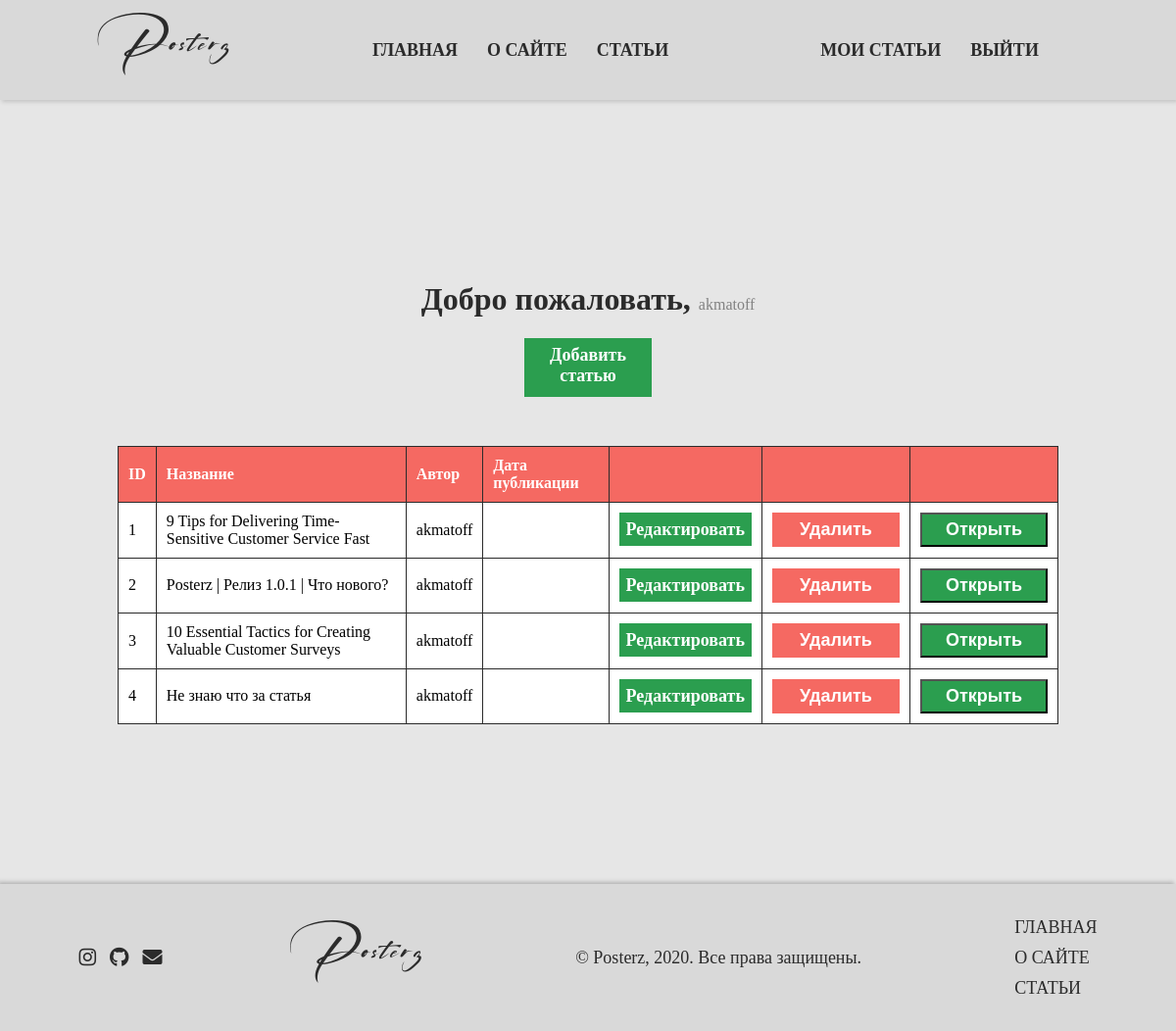
The app's page /dashboard (signed in), older data.
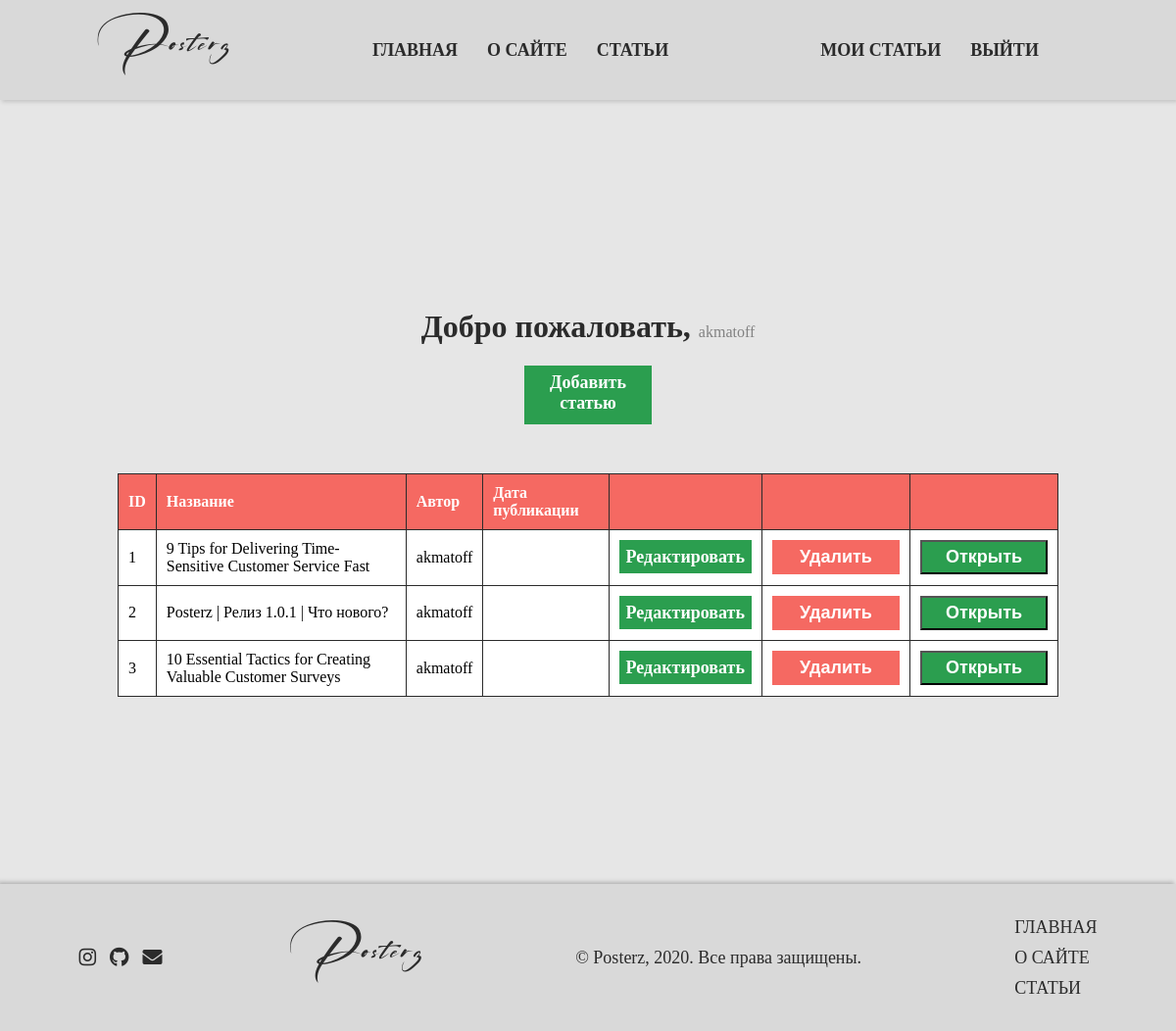
The same page, newer data.
### tables this page shows
CREATE TABLE articles (id INTEGER PRIMARY KEY AUTOINCREMENT, cover VARCHAR (200), title VARCHAR (60), body TEXT, author VARCHAR (60));

### app.py (the view)
@app.route('/dashboard', methods=['GET', 'POST'])
@is_logged_in
def dashboard():
  con = sqlite3.connect('posterz.db')
  con.row_factory = sqlite3.Row
  cur = con.cursor()
  result = cur.execute("SELECT * FROM articles")
  articles = cur.fetchall()
  if len(articles) > 0:
    return render_template('dashboard.html', articles=articles)
  else:
    msg = 'У вас еще нет статьей.'
    return render_template('dashboard.html', msg=msg)

### app.py (called while the page is built)
def is_logged_in(f):
  @wraps(f)
  def wrap(*args, **kwargs):
    if 'logged_in' in session:
      return f(*args, **kwargs)
    else:
      flash('Вы не авторизованы, пожалуйста авторизуйтесь!')
      return redirect(url_for('login'))
  return wrap

### templates/dashboard.html (shortened to what this page needs)
{% extends 'layout.html' %}
{% block content %}
    <div id="container">
        <h1 id="header-text">Добро пожаловать, <small>{{session.username}}</small></h1>
        <a id="add-button" href="/add_article">Добавить статью</a>
        <table id="table">
            <tr>
                <th>ID</th>
                <th>Название</th>
                <th>Автор</th>
                <th>Дата публикации</th>
                <th></th>
                <th></th>
                <th></th>
            </tr>
            {% for article in articles %}
                {% if session['username'] == article.author %}
                    <tr>
                        <td>{{article.id}}</td>
                        <td>{{article.title}}</td>
                        <td>{{article.author}}</td>
                        <td>{{article.create_date}}</td>
                        <td><a id="add-button" href="edit_article/{{article.id}}">Редактировать</a></td>
                        <td>
                            <form action="{{url_for('delete_article', id=article.id)}}" method="POST" id="delete-form">
                                <input type="submit" value="Удалить" id="delete-button" onclick="deleteArticleWarning()">
                            </form>
                        </td>
                        <td>
                            <button type="button" id="link-button"><a href="article/{{article.id}}">Открыть</a></button>
                        </td>
                    </tr>
                {%  endif %}
            {% endfor %}
        </table>
    </div>
{% endblock %}

### templates/layout.html (shortened to what this page needs)
<!DOCTYPE html>
<html lang="ru-RUS">
  <head>
    <link rel="stylesheet" href="{{url_for('static', filename="css/style.css")}}">
    <link rel="stylesheet" href="https://cdnjs.cloudflare.com/ajax/libs/font-awesome/5.12.1/css/all.min.css">
  </head>
  <body>
    {% include 'header.html' %}
    {% block content %}
    {% endblock %}
    {% include 'footer.html' %}
  </body>
</html>

### templates/header.html
<header>
  <div id="logo"><a href="/">Posterz</a></div>
  <div id="navbar">
    <a href="/">ГЛАВНАЯ</a>
    <a href="/about">О САЙТЕ</a>
    <a href="/articles">СТАТЬИ</a>
  </div>
  <div id="authorize">
    {% if session.logged_in %}
    <a href="/dashboard">МОИ СТАТЬИ</a>
    <a href="/logout">ВЫЙТИ</a>
    {% else %}
    <a href="/login">ЛОГИН</a>
    <a href="/register">РЕГИСТРАЦИЯ</a>
    {% endif %}
  </div>
</header>

### templates/footer.html
<footer>
    <div id="social-media-container">
        <a href="https://instagram.com/akmatoff.exe" class="fab fa-instagram"></a>
        <a href="https://github.com/akmatoff/posterz" class="fab fa-github"></a>
        <a href="mailto:@azim.akmatov1@gmail.com" class="fas fa-envelope"></a>
    </div>
    <div id="logo"><a href="/">Posterz</a></div>
    <div id="footer-text-container">© Posterz, 2020. Все права защищены.</div>
    <div id="footer-navbar">
            <a href="/">ГЛАВНАЯ</a>
            <a href="/about">О САЙТЕ</a>
            <a href="/articles">СТАТЬИ</a>
    </div>
</footer>

### static/css/style.css (style rules this page uses)
* { box-sizing: border-box; }
body { margin: 0; padding: 0; font-family: San Francisco; display: flex; align-items: center; justify-items: center; flex-direction: column; background-color: #e6e6e6; }
header { width: 100%; height: 15%; background-color: #d9d9d9; display: flex; justify-content: space-evenly; flex-wrap: wrap; align-items: center; box-shadow: 2px 2px 4px rgba(60, 60, 60, 0.2); position: relative; }
#logo a { font-family: Signatrue; font-size: 30px; color: #2b2b2b; letter-spacing: 3px; text-decoration: none; }
#navbar { display: flex; align-items: center; }
#navbar a, #authorize a { color: #2b2b2b; text-decoration: none; font-weight: bold; font-size: 18px; padding: 5px 15px; transition: 0.3s ease; display: block; }
#authorize { display: flex; align-items: center; }
#container { display: flex; width: 100%; min-height: 100vh; justify-content: center; align-self: center; align-items: center; flex-direction: column; padding: 20px 0; }
#header-text { color: #2b2b2b; font-weight: bold; text-align: center; }
#add-button { width: 130px; height: 60px; background-color: #2b9e4f; color: white; text-decoration: none; padding: 7px; font-size: 18px; font-weight: bold; text-align: center; transition: ease-in 0.2s; }
#delete-button { width: 130px; height: 35px; border: none; background-color: #f56962; color: white; text-decoration: none; padding: 7px; font-size: 18px; font-weight: bold; text-align: center; transition: ease-in 0.2s; cursor: pointer; }
#table { margin-top: 50px; width: 80%; height: 60px; border: 1px #2b2b2b solid; border-collapse: collapse; }
th { background-color: #f56962; color: white; }
td { background-color: white; }
th, td { text-align: left; vertical-align: center; padding: 10px; border: 1px #2b2b2b solid; }
#link-button { width: 130px; height: 35px; background-color: #2b9e4f; color: white; text-decoration: none; padding: 7px; font-size: 18px; font-weight: bold; text-align: center; transition: ease-in 0.2s; display: flex; align-items: center; justify-content: center; }
#link-button a { color: white; text-decoration: none; }
small { color: #828282; font-size: 16px; font-weight: 100; text-align: center; }
footer { width: 100%; height: 150px; background-color: #d9d9d9; display: flex; justify-content: space-around; flex-wrap: wrap; align-items: center; position: relative; box-shadow: -2px -2px 4px rgba(60, 60, 60, 0.3); }
#social-media-container a { color: #2b2b2b; text-decoration: none; font-size: 20px; padding: 0 5px; transition: ease 0.3s; }
#footer-navbar { display: flex; flex-direction: column; }
#footer-navbar a { font-size: 18px; text-decoration: none; color: #2b2b2b; padding: 5px; transition: ease 0.3s; }
#footer-text-container { color: #2b2b2b; font-size: 18px; }

Row changes from the older to the newer data that the page shows:
removed articles: id "4", title "Не знаю что за статья", author "akmatoff"
